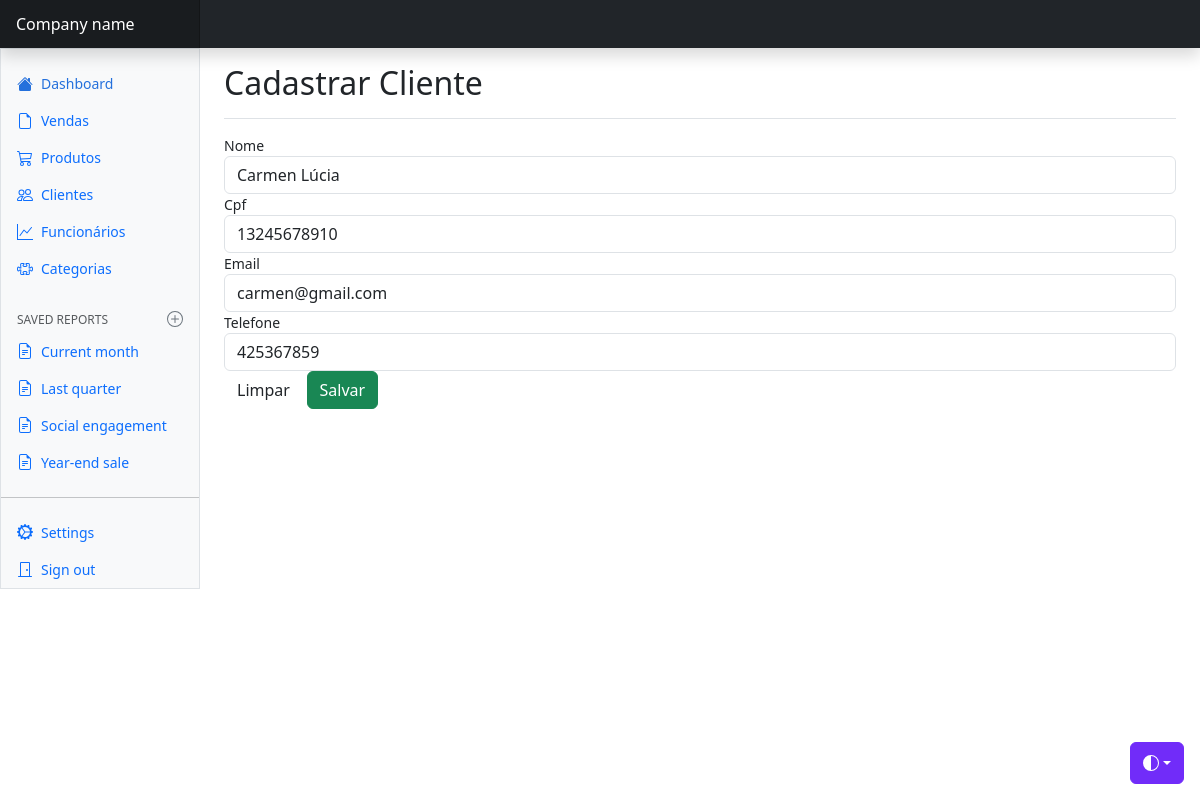
/rosaintima/views/cliente/edit.php?id=3, run on the app's committed database.
### tables this page shows
CREATE TABLE `cliente` (
  `id_cliente` int NOT NULL AUTO_INCREMENT,
  `nome` varchar(45) DEFAULT NULL,
  `cpf` varchar(45) DEFAULT NULL,
  `telefone` varchar(45) DEFAULT NULL,
  `email` varchar(45) DEFAULT NULL,
  PRIMARY KEY (`id_cliente`)
);

### rosaintima/config/BD.php (called while the page is built)
<?php
    class BD {
        public static function getConexao() {
            $conn = new PDO(
                "mysql:host=localhost;dbname=bd_rosaintima",
                "root",
                "root"
            );
            return $conn;
        }
    }

### rosaintima/model/dao/ClienteDAO.php (called while the page is built, shortened)
<?php
    class ClienteDAO {
        public function find($id) {
            try {
                $query = BD::getConexao()->prepare("SELECT * FROM cliente WHERE id_cliente = :i");
                $query->bindValue(':i', $id, PDO::PARAM_INT);
                if(!$query->execute()){
                    print_r($query->errorInfo());
                }
                if($linha = $query->fetch(PDO::FETCH_ASSOC)) {
                    $cliente = new Cliente();
                    $cliente->setId($linha['id_cliente']);
                    $cliente->setNome($linha['nome']);
                    $cliente->setCpf($linha['cpf']);
                    $cliente->setEmail($linha['email']);
                    $cliente->setTelefone($linha['telefone']);
                }
                    return $cliente;
            }
            catch(PDOException $e) {
                echo "Erro #3: " . $e->getMessage();
            }
        }
    }

### rosaintima/model/bean/Cliente.php (called while the page is built, shortened)
<?php
    class Cliente {
        private $nome;
        private $cpf;
        private $telefone;
        private $email;
        public function getNome() {
            return $this->nome;
        }
        public function setNome($nome) {
            $this->nome = $nome;
        }
        public function getCpf() {
            return $this->cpf;
        }
        public function setCpf($cpf) {
            $this->cpf = $cpf;
        }
        public function getTelefone() {
            return $this->telefone;
        }
        public function setTelefone($telefone) {
            $this->telefone = $telefone;
        }
        public function getEmail() {
            return $this->email;
        }
        public function setEmail($email) {
            $this->email = $email;
        }
    }

### rosaintima/views/cliente/edit.php (the view, shortened to what this page needs)
<?php
    $dao = new ClienteDAO();
    $cliente = $dao->find($_GET['id']);
?>
<!doctype html>
<html lang="en" data-bs-theme="auto">
  <head>
    <link href="../../css/bootstrap.min.css" rel="stylesheet" />
    <link href="../../css/dashboard.css" rel="stylesheet" />
  </head>
  <body>
    <div
      class="dropdown position-fixed bottom-0 end-0 mb-3 me-3 bd-mode-toggle"
    >
      <button
        class="btn btn-bd-primary py-2 dropdown-toggle d-flex align-items-center"
        id="bd-theme"
        type="button"
        aria-expanded="false"
        data-bs-toggle="dropdown"
        aria-label="Toggle theme (auto)"
      >
        <svg class="bi my-1 theme-icon-active" aria-hidden="true">
          <use href="#circle-half"></use>
        </svg>
      </button>
    </div>
    <header
      class="navbar sticky-top bg-dark flex-md-nowrap p-0 shadow"
      data-bs-theme="dark"
    >
      <a
        class="navbar-brand col-md-3 col-lg-2 me-0 px-3 fs-6 text-white"
        href="#"
        >Company name</a
      >
    </header>
    <div class="container-fluid">
      <div class="row">
        <div
          class="sidebar border border-right col-md-3 col-lg-2 p-0 bg-body-tertiary"
        >
          <div
            class="offcanvas-md offcanvas-end bg-body-tertiary"
            tabindex="-1"
            id="sidebarMenu"
            aria-labelledby="sidebarMenuLabel"
          >
            <?php include "../menu/navbar.php" ?>
          </div>
        </div>
        <main class="col-md-9 ms-sm-auto col-lg-10 px-md-4">
          <div
            class="d-flex justify-content-between flex-wrap flex-md-nowrap align-items-center pt-3 pb-2 mb-3 border-bottom"
          >
            <h1 class="h2">Cadastrar Cliente</h1>
          </div>
          <div class="table-responsive small">
            <form action="update.php" method="post">
                <div class="form-group">
                    <label for="nome">Nome</label>
                    <input type="text" name="nome" value="<?= $cliente->getNome() ?>" class="form-control">
                </div>
                <div class="form-group">
                    <label for="cpf">Cpf</label>
                    <input type="text" name="cpf" value="<?= $cliente->getCpf() ?>" class="form-control">
                </div>
                <div class="form-group">
                    <label for="email">Email</label>
                    <input type="email" name="email" value="<?= $cliente->getEmail() ?>" class="form-control">
                </div>
                <div class="form-group">
                    <label for="telefone">Telefone</label>
                    <input type="text" name="telefone" value="<?= $cliente->getTelefone() ?>" class="form-control">
                </div>
                <div class="form-group">
                    <input type="reset" value="Limpar" class="btn">
                    <input type="submit" value="Salvar" class="btn btn-success">
                </div>
            </form>
          </div>
        </main>
      </div>
    </div>
  </body>
</html>

### rosaintima/css/dashboard.css (style rules this page uses)
.bi { display: inline-block; width: 1rem; height: 1rem; }
.navbar-brand { padding-top: .75rem; padding-bottom: .75rem; background-color: rgba(0, 0, 0, .25); box-shadow: inset -1px 0 0 rgba(0, 0, 0, .25); }

### rosaintima/views/cliente/edit.php (style rules this page uses)
.bi { vertical-align: -0.125em; fill: currentColor; }
.btn-bd-primary { --bd-violet-bg: #712cf9; --bd-violet-rgb: 112.520718, 44.062154, 249.437846; --bs-btn-font-weight: 600; --bs-btn-color: var(--bs-white); --bs-btn-bg: var(--bd-violet-bg); --bs-btn-border-color: var(--bd-violet-bg); --bs-btn-hover-color: var(--bs-white); --bs-btn-hover-bg: #6528e0; --bs-btn-hover-border-color: #6528e0; --bs-btn-focus-shadow-rgb: var(--bd-violet-rgb); --bs-btn-active-color: var(--bs-btn-hover-color); --bs-btn-active-bg: #5a23c8; --bs-btn-active-border-color: #5a23c8; }
.bd-mode-toggle { z-index: 1500; }
.bd-mode-toggle .bi { width: 1em; height: 1em; }

### data on the page
cliente: nome "Carmen Lúcia", cpf "13245678910", email "carmen@gmail.com", telefone "425367859"
